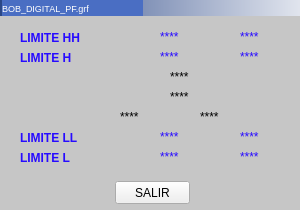
<?xml version="1.0" encoding="UTF-8"?>
<ui version="4.0">
 <class>BOB_DIGITAL_PF1</class>
 <widget class="QWidget" name="BOB_DIGITAL_PF1">
  <property name="geometry">
   <rect>
    <x>0</x>
    <y>0</y>
    <width>300</width>
    <height>210</height>
   </rect>
  </property>
  <property name="minimumSize">
   <size>
    <width>300</width>
    <height>210</height>
   </size>
  </property>
  <property name="maximumSize">
   <size>
    <width>300</width>
    <height>210</height>
   </size>
  </property>
  <property name="windowTitle">
   <string>Form</string>
  </property>
  <widget class="QLabel" name="label">
   <property name="geometry">
    <rect>
     <x>0</x>
     <y>0</y>
     <width>300</width>
     <height>210</height>
    </rect>
   </property>
   <property name="styleSheet">
    <string notr="true">color: rgb(198, 198, 198);
background-color: rgb(198, 198, 198);</string>
   </property>
   <property name="text">
    <string/>
   </property>
  </widget>
  <widget class="QFrame" name="frame_5">
   <property name="geometry">
    <rect>
     <x>0</x>
     <y>0</y>
     <width>350</width>
     <height>16</height>
    </rect>
   </property>
   <property name="styleSheet">
    <string notr="true">background-color: qlineargradient(spread:pad, x1:0, y1:0, x2:1, y2:0, stop:0 rgba(43, 71, 134, 255), stop:1 rgba(255, 255, 255, 255));</string>
   </property>
   <property name="frameShape">
    <enum>QFrame::Panel</enum>
   </property>
   <property name="frameShadow">
    <enum>QFrame::Raised</enum>
   </property>
   <property name="lineWidth">
    <number>0</number>
   </property>
   <widget class="QLabel" name="lbIP">
    <property name="geometry">
     <rect>
      <x>2</x>
      <y>0</y>
      <width>141</width>
      <height>16</height>
     </rect>
    </property>
    <property name="font">
     <font>
      <pointsize>7</pointsize>
     </font>
    </property>
    <property name="styleSheet">
     <string notr="true">background-color: rgb(74, 110, 195);
color: rgb(255, 255, 255);</string>
    </property>
    <property name="text">
     <string>BOB_DIGITAL_PF.grf</string>
    </property>
   </widget>
  </widget>
  <widget class="QLabel" name="label_2">
   <property name="geometry">
    <rect>
     <x>20</x>
     <y>30</y>
     <width>69</width>
     <height>16</height>
    </rect>
   </property>
   <property name="font">
    <font>
     <weight>75</weight>
     <bold>true</bold>
    </font>
   </property>
   <property name="styleSheet">
    <string notr="true">color: rgb(39, 11, 255);</string>
   </property>
   <property name="text">
    <string>LIMITE HH</string>
   </property>
  </widget>
  <widget class="QLabel" name="label_3">
   <property name="geometry">
    <rect>
     <x>20</x>
     <y>50</y>
     <width>69</width>
     <height>16</height>
    </rect>
   </property>
   <property name="font">
    <font>
     <weight>75</weight>
     <bold>true</bold>
    </font>
   </property>
   <property name="styleSheet">
    <string notr="true">color: rgb(39, 11, 255);</string>
   </property>
   <property name="text">
    <string>LIMITE H</string>
   </property>
  </widget>
  <widget class="QLabel" name="label_4">
   <property name="geometry">
    <rect>
     <x>160</x>
     <y>30</y>
     <width>46</width>
     <height>13</height>
    </rect>
   </property>
   <property name="styleSheet">
    <string>color: rgb(39, 11, 255);</string>
   </property>
   <property name="text">
    <string>****</string>
   </property>
  </widget>
  <widget class="QLabel" name="label_5">
   <property name="geometry">
    <rect>
     <x>160</x>
     <y>50</y>
     <width>46</width>
     <height>13</height>
    </rect>
   </property>
   <property name="styleSheet">
    <string>color: rgb(39, 11, 255);</string>
   </property>
   <property name="text">
    <string>****</string>
   </property>
  </widget>
  <widget class="QLabel" name="label_6">
   <property name="geometry">
    <rect>
     <x>240</x>
     <y>30</y>
     <width>46</width>
     <height>13</height>
    </rect>
   </property>
   <property name="styleSheet">
    <string>color: rgb(39, 11, 255);</string>
   </property>
   <property name="text">
    <string>****</string>
   </property>
  </widget>
  <widget class="QLabel" name="label_7">
   <property name="geometry">
    <rect>
     <x>240</x>
     <y>50</y>
     <width>46</width>
     <height>13</height>
    </rect>
   </property>
   <property name="styleSheet">
    <string>color: rgb(39, 11, 255);</string>
   </property>
   <property name="text">
    <string>****</string>
   </property>
  </widget>
  <widget class="QLabel" name="label_8">
   <property name="geometry">
    <rect>
     <x>20</x>
     <y>130</y>
     <width>69</width>
     <height>16</height>
    </rect>
   </property>
   <property name="font">
    <font>
     <weight>75</weight>
     <bold>true</bold>
    </font>
   </property>
   <property name="styleSheet">
    <string notr="true">color: rgb(39, 11, 255);</string>
   </property>
   <property name="text">
    <string>LIMITE LL</string>
   </property>
  </widget>
  <widget class="QLabel" name="label_9">
   <property name="geometry">
    <rect>
     <x>240</x>
     <y>130</y>
     <width>46</width>
     <height>13</height>
    </rect>
   </property>
   <property name="styleSheet">
    <string>color: rgb(39, 11, 255);</string>
   </property>
   <property name="text">
    <string>****</string>
   </property>
  </widget>
  <widget class="QLabel" name="label_10">
   <property name="geometry">
    <rect>
     <x>20</x>
     <y>150</y>
     <width>69</width>
     <height>16</height>
    </rect>
   </property>
   <property name="font">
    <font>
     <weight>75</weight>
     <bold>true</bold>
    </font>
   </property>
   <property name="styleSheet">
    <string notr="true">color: rgb(39, 11, 255);</string>
   </property>
   <property name="text">
    <string>LIMITE L</string>
   </property>
  </widget>
  <widget class="QLabel" name="label_11">
   <property name="geometry">
    <rect>
     <x>240</x>
     <y>150</y>
     <width>46</width>
     <height>13</height>
    </rect>
   </property>
   <property name="styleSheet">
    <string>color: rgb(39, 11, 255);</string>
   </property>
   <property name="text">
    <string>****</string>
   </property>
  </widget>
  <widget class="QLabel" name="label_12">
   <property name="geometry">
    <rect>
     <x>160</x>
     <y>150</y>
     <width>46</width>
     <height>13</height>
    </rect>
   </property>
   <property name="styleSheet">
    <string>color: rgb(39, 11, 255);</string>
   </property>
   <property name="text">
    <string>****</string>
   </property>
  </widget>
  <widget class="QLabel" name="label_13">
   <property name="geometry">
    <rect>
     <x>160</x>
     <y>130</y>
     <width>46</width>
     <height>13</height>
    </rect>
   </property>
   <property name="styleSheet">
    <string>color: rgb(39, 11, 255);</string>
   </property>
   <property name="text">
    <string>****</string>
   </property>
  </widget>
  <widget class="QLabel" name="label_14">
   <property name="geometry">
    <rect>
     <x>200</x>
     <y>110</y>
     <width>46</width>
     <height>13</height>
    </rect>
   </property>
   <property name="text">
    <string>****</string>
   </property>
  </widget>
  <widget class="QLabel" name="label_15">
   <property name="geometry">
    <rect>
     <x>170</x>
     <y>70</y>
     <width>46</width>
     <height>13</height>
    </rect>
   </property>
   <property name="text">
    <string>****</string>
   </property>
  </widget>
  <widget class="QLabel" name="label_16">
   <property name="geometry">
    <rect>
     <x>120</x>
     <y>110</y>
     <width>46</width>
     <height>13</height>
    </rect>
   </property>
   <property name="text">
    <string>****</string>
   </property>
  </widget>
  <widget class="QLabel" name="label_17">
   <property name="geometry">
    <rect>
     <x>170</x>
     <y>90</y>
     <width>46</width>
     <height>13</height>
    </rect>
   </property>
   <property name="text">
    <string>****</string>
   </property>
  </widget>
  <widget class="QPushButton" name="pushButton">
   <property name="geometry">
    <rect>
     <x>115</x>
     <y>181</y>
     <width>75</width>
     <height>23</height>
    </rect>
   </property>
   <property name="text">
    <string>SALIR</string>
   </property>
  </widget>
 </widget>
 <resources/>
 <connections/>
</ui>
